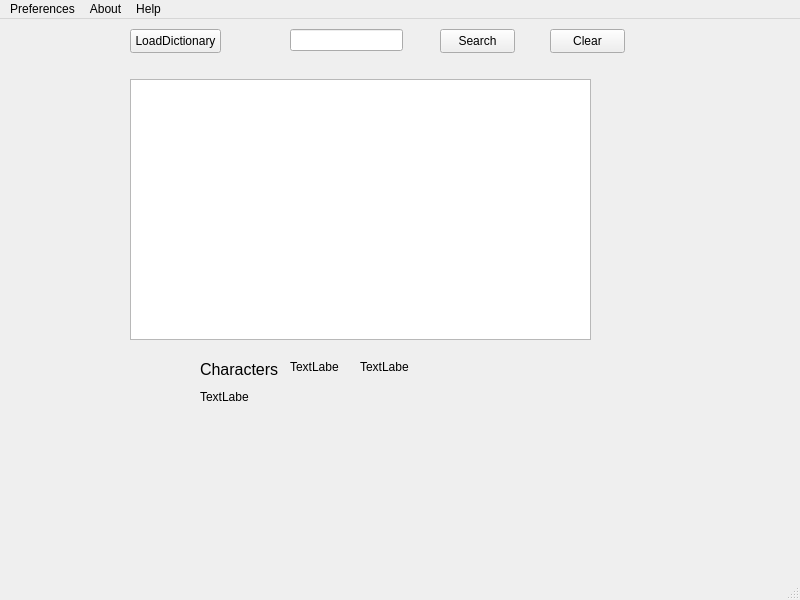
<?xml version="1.0" encoding="UTF-8"?>
<ui version="4.0">
 <class>MainWindow</class>
 <widget class="QMainWindow" name="MainWindow">
  <property name="geometry">
   <rect>
    <x>0</x>
    <y>0</y>
    <width>800</width>
    <height>600</height>
   </rect>
  </property>
  <property name="windowTitle">
   <string>MainWindow</string>
  </property>
  <widget class="QWidget" name="centralwidget">
   <widget class="QPushButton" name="searchButton">
    <property name="geometry">
     <rect>
      <x>440</x>
      <y>10</y>
      <width>75</width>
      <height>24</height>
     </rect>
    </property>
    <property name="text">
     <string>Search</string>
    </property>
   </widget>
   <widget class="QLineEdit" name="lineEdit">
    <property name="geometry">
     <rect>
      <x>290</x>
      <y>10</y>
      <width>113</width>
      <height>22</height>
     </rect>
    </property>
   </widget>
   <widget class="QPushButton" name="loadFileButton">
    <property name="geometry">
     <rect>
      <x>130</x>
      <y>10</y>
      <width>91</width>
      <height>24</height>
     </rect>
    </property>
    <property name="text">
     <string>LoadDictionary</string>
    </property>
   </widget>
   <widget class="QPushButton" name="clearButton">
    <property name="geometry">
     <rect>
      <x>550</x>
      <y>10</y>
      <width>75</width>
      <height>24</height>
     </rect>
    </property>
    <property name="text">
     <string>Clear</string>
    </property>
   </widget>
   <widget class="QTableWidget" name="tableWidget">
    <property name="geometry">
     <rect>
      <x>130</x>
      <y>60</y>
      <width>461</width>
      <height>261</height>
     </rect>
    </property>
   </widget>
   <widget class="QLabel" name="definitionSimp">
    <property name="geometry">
     <rect>
      <x>200</x>
      <y>340</y>
      <width>81</width>
      <height>21</height>
     </rect>
    </property>
    <property name="font">
     <font>
      <pointsize>12</pointsize>
     </font>
    </property>
    <property name="text">
     <string>Characters</string>
    </property>
   </widget>
   <widget class="QLabel" name="definitionPinyin">
    <property name="geometry">
     <rect>
      <x>360</x>
      <y>340</y>
      <width>49</width>
      <height>16</height>
     </rect>
    </property>
    <property name="text">
     <string>TextLabel</string>
    </property>
   </widget>
   <widget class="QLabel" name="definitionEng">
    <property name="geometry">
     <rect>
      <x>200</x>
      <y>370</y>
      <width>49</width>
      <height>16</height>
     </rect>
    </property>
    <property name="text">
     <string>TextLabel</string>
    </property>
   </widget>
   <widget class="QLabel" name="definitionTrad">
    <property name="geometry">
     <rect>
      <x>290</x>
      <y>340</y>
      <width>49</width>
      <height>16</height>
     </rect>
    </property>
    <property name="text">
     <string>TextLabel</string>
    </property>
   </widget>
  </widget>
  <widget class="QMenuBar" name="menubar">
   <property name="geometry">
    <rect>
     <x>0</x>
     <y>0</y>
     <width>800</width>
     <height>22</height>
    </rect>
   </property>
   <widget class="QMenu" name="menuPreferences">
    <property name="title">
     <string>Preferences</string>
    </property>
   </widget>
   <widget class="QMenu" name="menuAbout">
    <property name="title">
     <string>About</string>
    </property>
   </widget>
   <widget class="QMenu" name="menuHelp">
    <property name="title">
     <string>Help</string>
    </property>
   </widget>
   <addaction name="menuPreferences"/>
   <addaction name="menuAbout"/>
   <addaction name="menuHelp"/>
  </widget>
  <widget class="QStatusBar" name="statusbar"/>
 </widget>
 <resources/>
 <connections/>
</ui>
